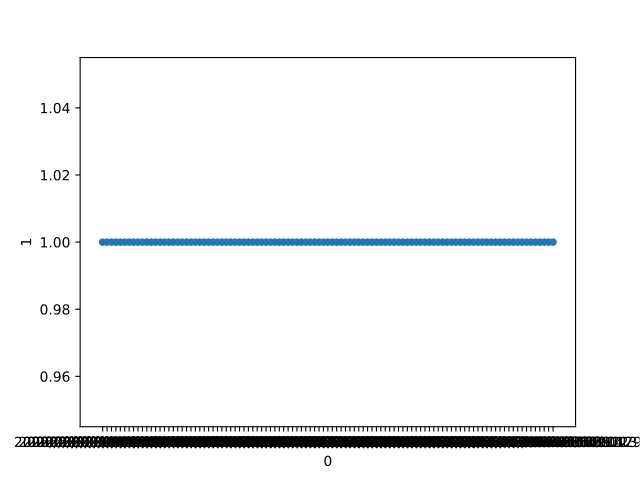

Recreate this plot in Python.
import pandas as pd
import matplotlib.pyplot as plt
df = pd.read_csv('gpu_stats.csv',header = None)


print(df.head())



GPU1 = df[df.iloc[:,1] == 1]
GPU2 = df[df.iloc[:,1] == 2]
GPU3 = df[df.iloc[:,1] == 3]
GPU4 = df[df.iloc[:,1] == 4]
GPU5 = df[df.iloc[:,1] == 5]
GPU6 = df[df.iloc[:,1] == 6]
GPU7 = df[df.iloc[:,1] == 7]

print(GPU1)
GPU1.plot.scatter(x=0, y=1)
plt.savefig("GPUAnalysis1.pdf", format="pdf")
